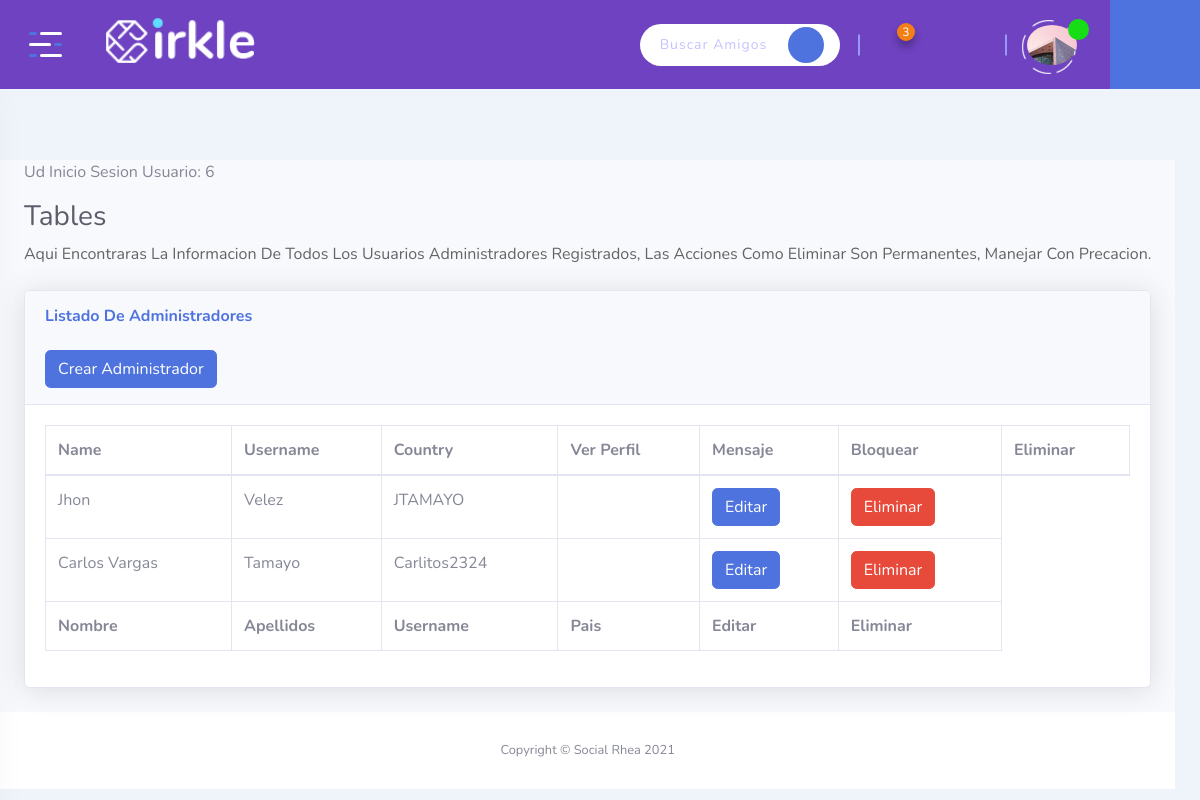
The app's page /admin/admins (signed in) with its own data.
### tables this page shows
CREATE TABLE Usuario (ID_Usuario INTEGER PRIMARY KEY AUTOINCREMENT NOT NULL, Usuario VARCHAR NOT NULL UNIQUE, Contrasena VARCHAR NOT NULL, Rol INT CHECK (Rol = 0 or Rol = 1 or Rol = 2) NOT NULL, Estado INT CHECK (Estado = 0 or Estado = 1) NOT NULL, Nombres VARCHAR NOT NULL, Apellidos VARCHAR NOT NULL, Genero INT CHECK (Genero = 0 or Genero = 1 or Genero = 2) NOT NULL, Email VARCHAR NOT NULL UNIQUE, Ubicacion VARCHAR NOT NULL, Foto VARCHAR, Telefono INT NOT NULL, Fecha_Nacimiento DATE NOT NULL, Estado_Civil INT NOT NULL CHECK (Estado_Civil = 1 or Estado_Civil = 2 or Estado_Civil = 3 or Estado_Civil = 4 or Estado_Civil = 5), Fecha DATE NOT NULL DEFAULT (CURRENT_TIMESTAMP), Privacidad INT NOT NULL CHECK (Privacidad = 1 or Privacidad = 2));

### app.py (the view)
@app.route('/admin/admins', methods=['GET', 'POST'])
def admin_admins():
  if session['usuario']:
    dbUsuario = db.getUser(session['usuario'])
    admins = db.getAllAdmins()
    return render_template('dashboard-admin.html', usuario=dbUsuario, usuarios=admins, rol = dbUsuario["Rol"])

### app.py (called while the page is built)
@app.before_request
def antes_de_cada_peticion():
    ruta = request.path
    if not 'usuario' in session and ruta != "/" and ruta != "/admin-login" and ruta != "/logout" and ruta != "/registro" and not ruta.startswith("/static"):
        flash("Inicia sesión para continuar")
        return redirect("/")
    if 'usuario' in session:
      global notificaciones
      dbUsuario = db.getUser(session['usuario'])
      notificaciones = db.getNotificaciones(dbUsuario["ID_Usuario"]);
      flash(f'ud inicio sesion usuario: {dbUsuario["ID_Usuario"]}')

### db.py (called while the page is built)
def conectar():
    dbname= 'socialrhea.db'
    conn= sqlite3.connect(dbname)
    return conn

def getUser(user):
    conn= conectar()
    try:
      conn.row_factory = sqlite3.Row
      sql = 'SELECT * FROM Usuario WHERE Usuario = ?'
      cursor = conn.execute(sql, (user,))
      resultados = (cursor.fetchone())
      cursor.close()
      conn.close()
      if not resultados:
        return False
      else:
        return resultados
    except Error as e:
      print(f"error in getUser() : {str(e)}"  )

def getAllAdmins():
    conn= conectar()
    conn.row_factory = sqlite3.Row
    try:
      sql = 'SELECT * FROM Usuario WHERE Rol = ?'
      cursor= conn.execute(sql,(1,))
      resultado = (cursor.fetchall())
      if resultado:
        results = [ dict(row) for row in resultado ]
      return results
    except Error as e:
      print(f"error in getPostsFeed() : {str(e)}"  )

def getNotificaciones(idUsuario):
  try:
      conn= conectar()
      conn.row_factory = sqlite3.Row
      sql = 'SELECT Nombres, Usuario, Foto FROM Usuario INNER JOIN Amistad on Usuario.ID_Usuario = Amistad.ID_Envia and Amistad.ID_Recibe = ? where Amistad.Estado = 0'
      cursor = conn.execute(sql, (idUsuario,))
      resultados= [ dict(row) for row in cursor ]
      print(resultados)
      conn.close()
      return resultados
  except Error as e:
      print(f"error in getPost() : {str(e)}"  )

### templates/dashboard-admin.html (shortened to what this page needs)
{% extends 'dashboard-base.html' %}
{% block contenido %}
<div class="page-content">
  <div id="content-wrapper" class="d-flex flex-column">
      <div class="container-fluid">
        {% with messages = get_flashed_messages(with_categories=true) %}
            {% if messages %}
              <ul class=flashes>
              {% for category, message in messages %}
                <li class="{{ category }}">{{ message }}</li>
              {% endfor %}
              </ul>
            {% endif %}
          {% endwith %}
        <h1 class="h3 mb-2 text-gray-800">Tables</h1>
        <p class="mb-4">Aqui encontraras la informacion de todos los usuarios administradores registrados, las Acciones como Eliminar son permanentes, manejar con precacion.</p>
        <div class="card shadow mb-4">
            <div class="card-header py-3">
                <h6 class="m-0 font-weight-bold text-primary">Listado de Administradores</h6>
                <br>
                <a href="/admin/createadmin" class="btn btn-primary">Crear Administrador</a>
            </div>
            <div class="card-body">
                <div class="table-responsive">
                    <table class="table table-bordered" id="dataTable" width="100%" cellspacing="0">
                        <thead>
                            <tr>
                                <th>Name</th>
                                <th>Username</th>
                                <th>Country</th>
                                <th>Ver Perfil</th>
                                <th>Mensaje</th>
                                <th>Bloquear</th>
                                <th>Eliminar</th>
                            </tr>
                        </thead>
                        <tfoot>
                            <tr>
                                <th>Nombre</th>
                                <th>Apellidos</th>
                                <th>Username</th>
                                <th>Pais</th>
                                <th>Editar</th>
                                <th>Eliminar</th>
                            </tr>
                        </tfoot>
                        <tbody>
                        {% for usr in usuarios %}
                            <tr>
                                <td>{{ usr.Nombres }}</td>
                                <td>{{ usr.Apellidos }}</td>
                                <td>{{ usr.Usuario }}</td>
                                <td>{{ usr.Pais }}</td>
                                <td>
                                  <a href="/editarusuario/{{ usr.Usuario }}" class="btn btn-primary">Editar</a>
                                </td>
                                <td>
                                  <a href="/deleteadmin/{{ usr.Usuario }}" class="btn btn-danger js-delete">Eliminar</a>
                                </td>
                              </tr>
                        {% endfor %}
                        </tbody>
                    </table>
                </div>
            </div>
        </div>
    </div>
      <footer class="sticky-footer bg-white">
          <div class="container my-auto">
              <div class="copyright text-center my-auto">
                  <span>Copyright &copy; Social Rhea 2021</span>
              </div>
          </div>
      </footer>
  </div>
</div>
{% endblock %}

### templates/dashboard-base.html (shortened to what this page needs)
<!DOCTYPE html>
<html class="no-js" lang="">
<head>
    <link rel="stylesheet" href="{{ url_for('static', filename='css/bootstrap.min.css' ) }}">
    <link rel="stylesheet" href="{{ url_for('static', filename='css/app.css' ) }}">
    <link rel="stylesheet" href="{{ url_for('static', filename='assets/icofont/icofont.min.css' ) }}">
    <link rel="stylesheet" href="{{ url_for('static', filename='css/sb-admin-2.min.css' ) }}">
</head>
<body class="bg-link-water">
    <div id="wrapper" class="wrapper">
        <header class="fixed-header">
            <div class="header-menu">
                <div class="navbar">
                    <div class="nav-item d-none d-sm-block">
                        <div class="header-logo">
                            <a href="/"><img src="{{ url_for('static', filename='assets/img/logo.png')}}" width="190" alt="Social Rhea"></a>
                        </div>
                    </div>
                    <div class="nav-item header-control">
                        <div class="inline-item d-none d-md-block">
                          <form action="" method="POST" class="js-search">
                            <div class="input-group">
                              <input type="text" class="form-control" name="busqueda" placeholder="Buscar Amigos.......">
                              <div class="input-group-append">
                                <input type="submit" class="submit-btn" value="" type="button"><i class="icofont-search"></i></input>
                              </div>
                            </div>
                          </form>
                        </div>
                        <div class="inline-item d-flex align-items-center">
                          <div class="dropdown dropdown-notification">
                            <button class="dropdown-toggle" type="button" data-toggle="dropdown" aria-expanded="false">
                                <i class="icofont-notification"></i><span class="notify-count">3</span>
                            </button>
                        </div>
                        <div class="dropdown dropdown-message">
                          <button class="dropdown-toggle" type="button" data-toggle="dropdown" aria-expanded="false">
                              <i class="icofont-speech-comments"></i>
                          </button>
                      </div>
                            <div class="dropdown dropdown-friend">
                                <button class="dropdown-toggle" type="button" data-toggle="dropdown" aria-expanded="false">
                                    <i class="icofont-users-alt-4"></i>
                                </button>
                            </div>
                        </div>
                        <div class="inline-item">
                            <div class="dropdown dropdown-admin">
                                <a href="/profile/{{ usuario.Usuario }}" class="dropdown-toggle"></button>
                                    <span class="media">
                                        <span class="item-img">
                                            <img src="/static/uploads/imgusuarios/{{ usuario.Foto }}" width="50" height="50" alt="{{ usuario.Nombre }}">
                                            <span class="acc-verified"><i class="icofont-check"></i></span>
                                        </span>
                                    </span>
                                  </a>
                            </div>
                        </div>
                    </div>
                </div>
            </div>
        </header>
        <div class="fixed-sidebar">
            <div class="fixed-sidebar-left small-sidebar">
                <div class="sidebar-toggle">
                    <button class="toggle-btn toggler-open">
                        <span></span>
                        <span></span>
                        <span></span>
                    </button>
                </div>
            </div>
        </div>
        <div class="fixed-sidebar right">
            <div class="fixed-sidebar-right small-sidebar">
                <div class="sidebar-toggle" id="chat-head-toggle">
                    <button class="chat-icon">
                        <i class="icofont-speech-comments"></i>
                    </button>
                </div>
            </div>
        </div>
        {% block contenido %}
        {% endblock %}
  </div>
</body>
</html>

### records on screen
Usuario: Foto (picture)
Usuario: Nombres "Jhon", Apellidos "Velez", Usuario "JTAMAYO"
Usuario: Nombres "Carlos Vargas", Apellidos "Tamayo", Usuario "Carlitos2324"

### other values on screen
{{ message }} "Ud Inicio Sesion Usuario: 6"
